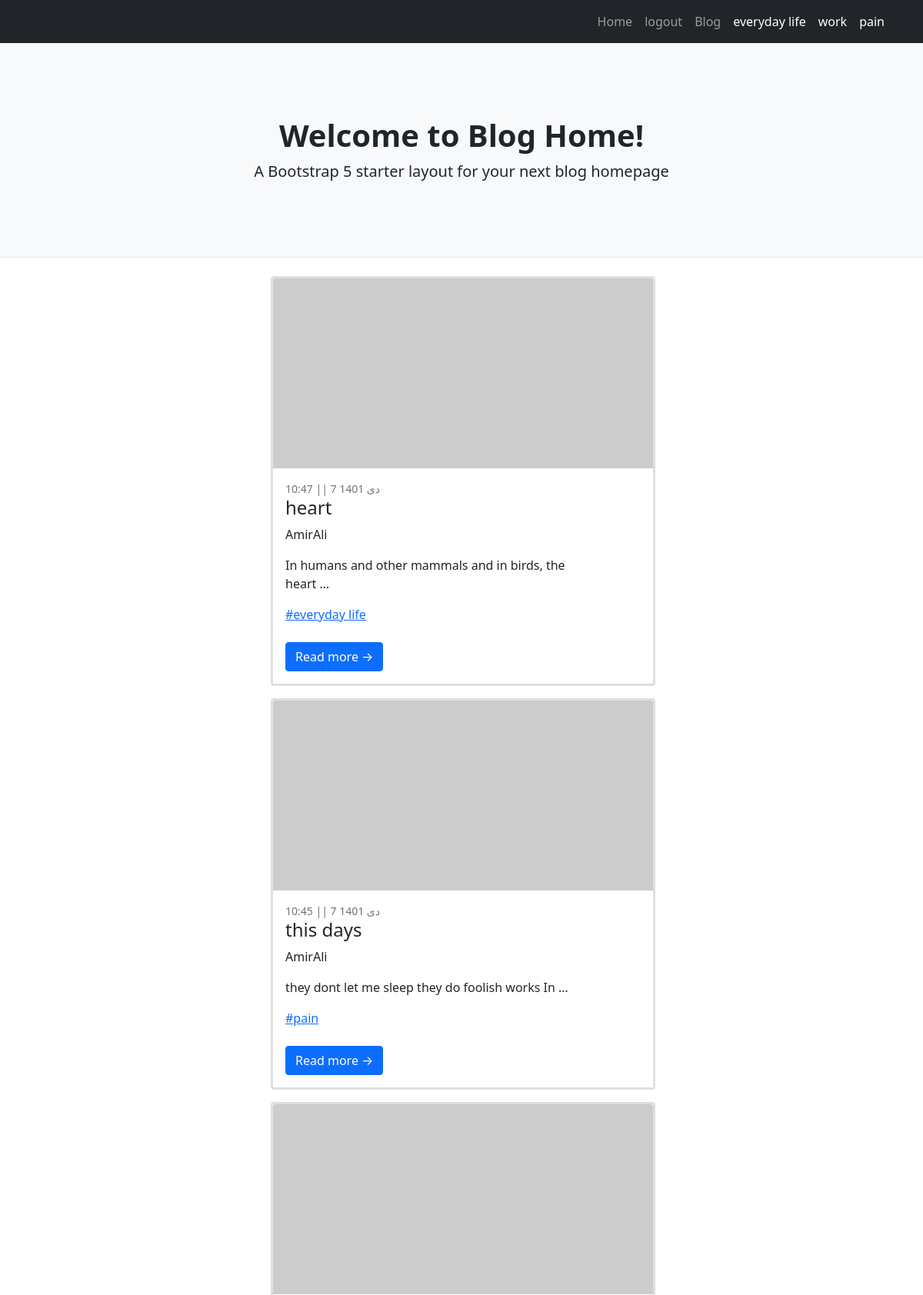
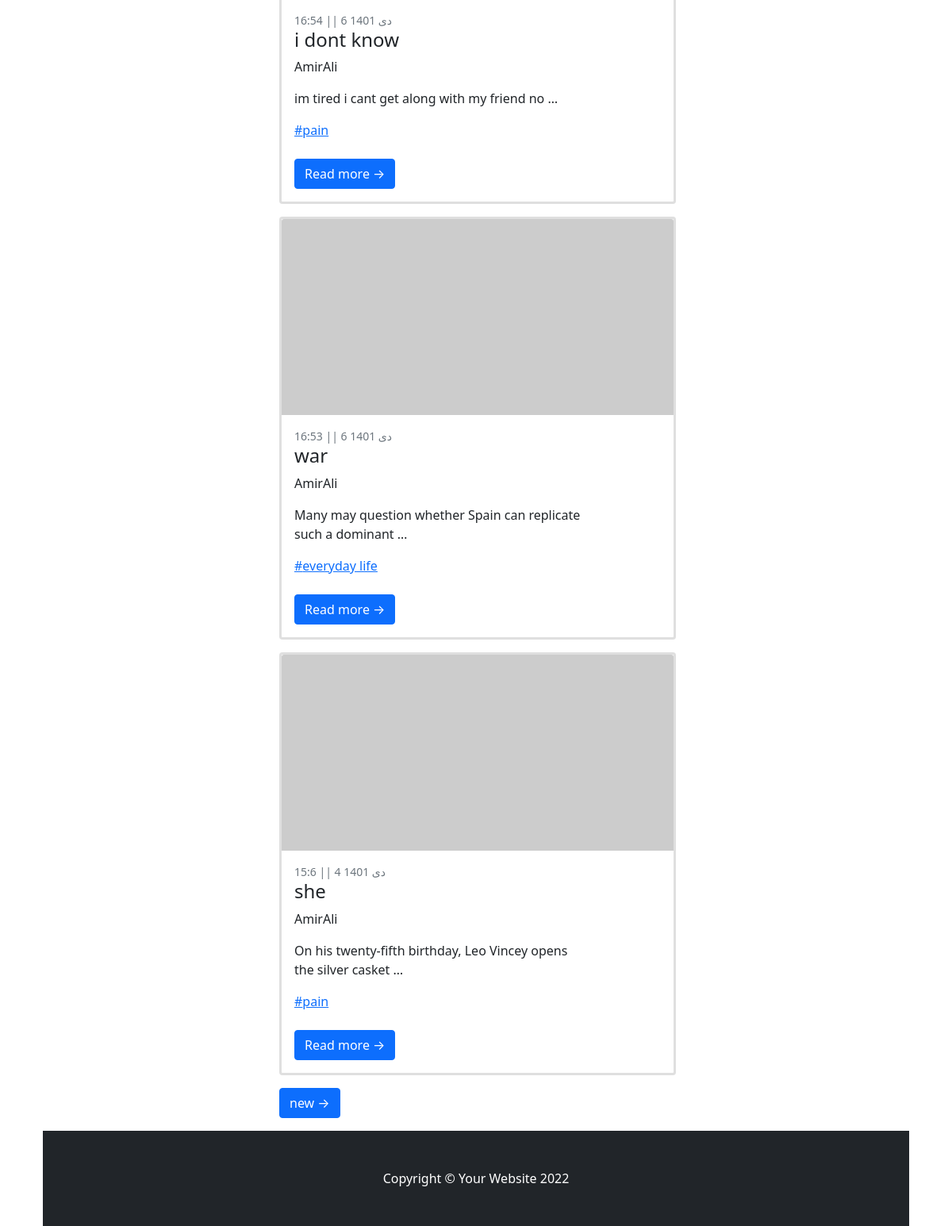
/, run on an earlier commit of the app's database (2 pictures, top to bottom).
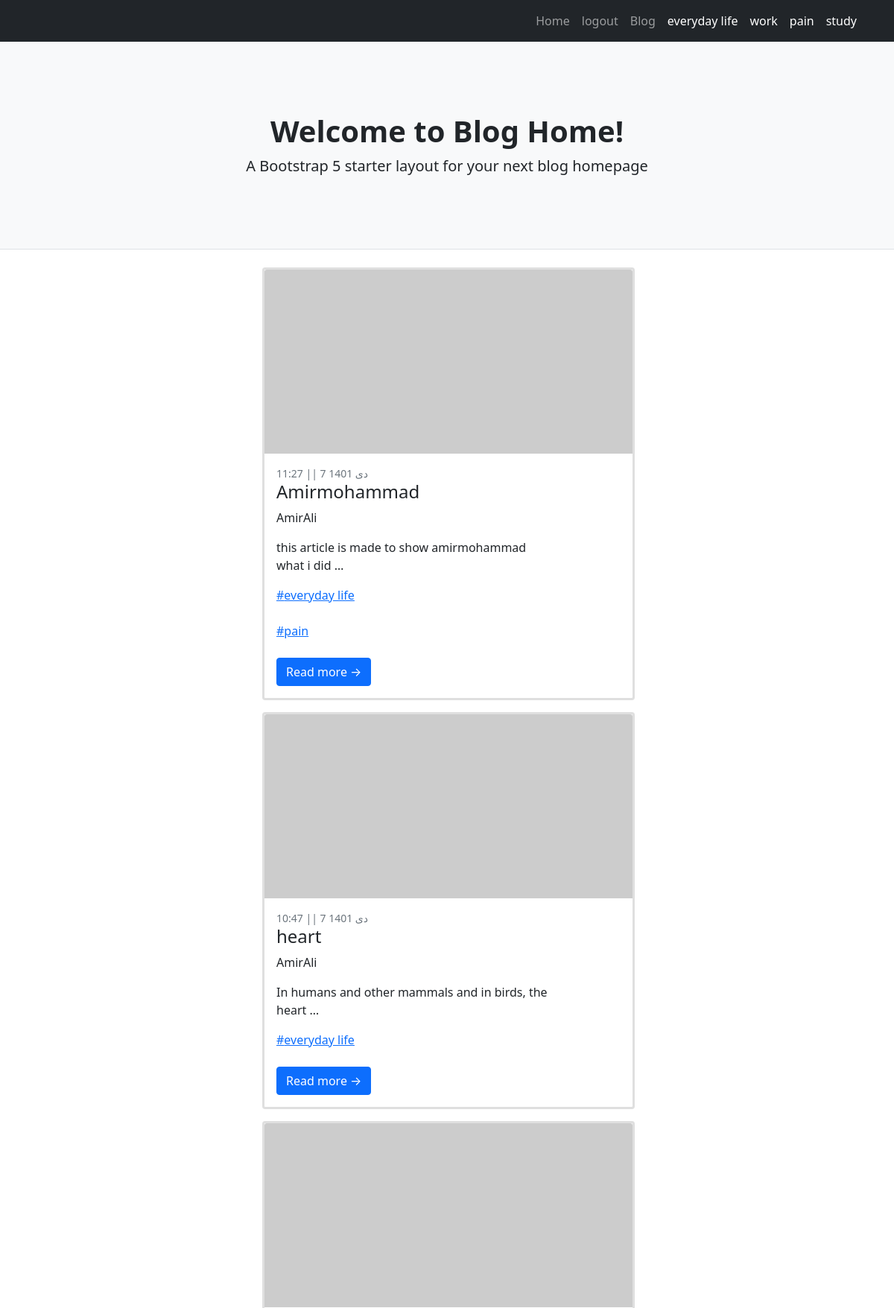
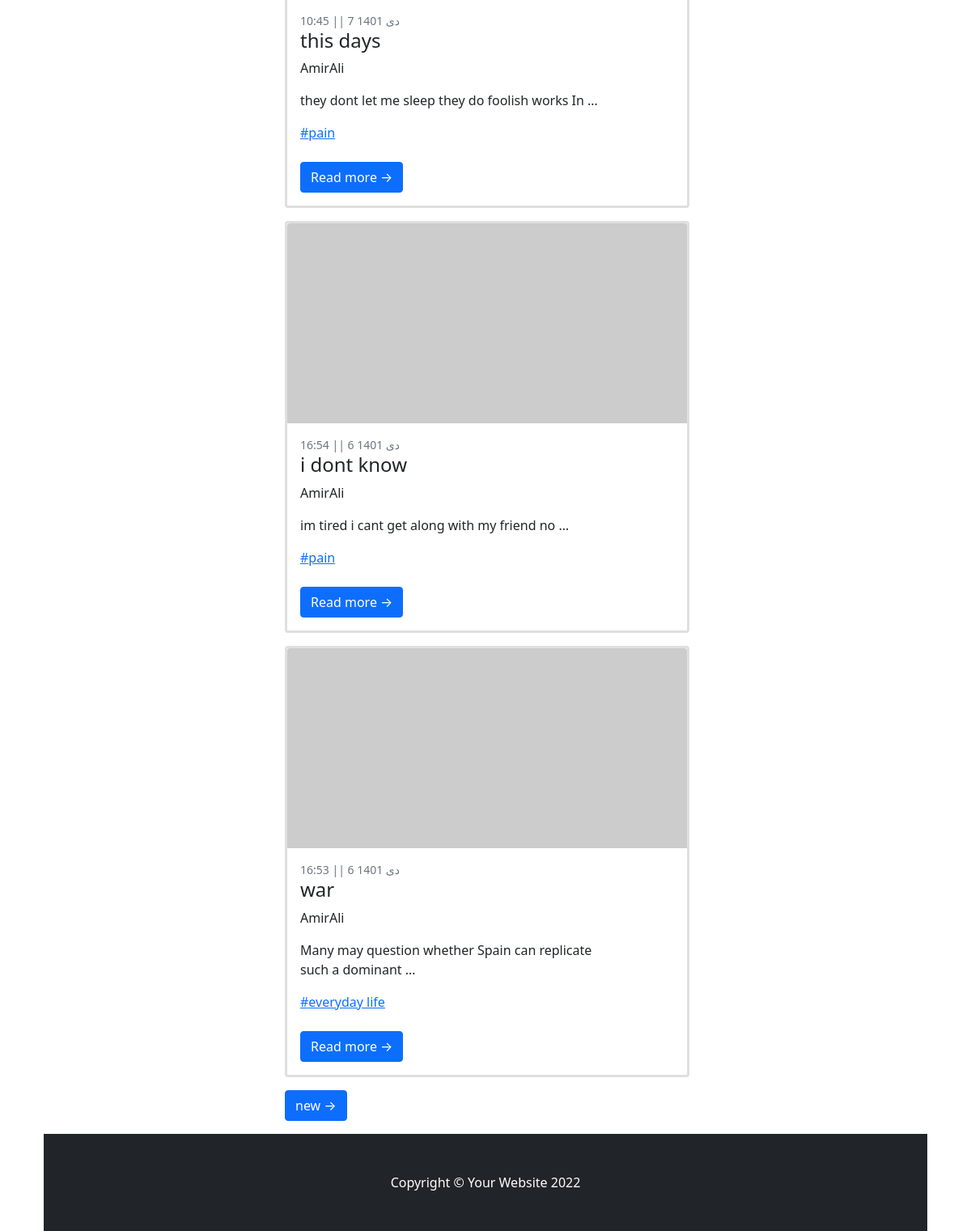
And on a later commit of the database (2 pictures, top to bottom).
### blog/models.py (models this page shows, shortened)
class Category(models.Model):
    parent = models.ForeignKey("self",default=None,null=True,blank=True,on_delete=models.SET_NULL,related_name='children')
    title = models.CharField(max_length=200)
    slug = models.SlugField(max_length=100,unique=True)
    status = models.BooleanField(default=True,verbose_name="show")
    position = models.IntegerField(verbose_name="order")
    class Meta:
        ordering = ['parent__id','position']
    objects = categorytManager()

class Article(models.Model):
    STATUS_CHOICES=(
        ('d','draft'),
        ("p",'publish')
    )
    creator = models.ForeignKey(User,on_delete=models.SET_NULL,null=True)
    title = models.CharField(max_length=200)
    slug = models.SlugField(max_length=100,unique=True)
    category = models.ManyToManyField(Category,related_name="post_of_category")
    descriptions = models.TextField()
    publish= models.DateTimeField(default=timezone.now)
    created = models.DateTimeField(auto_now_add=True)
    updated = models.DateTimeField(auto_now=True)
    status = models.CharField(max_length=1,choices=STATUS_CHOICES)
    class Meta:
        ordering = ["-publish"]
    def jalali_get_publish(self):
         return jalali_converter(self.publish)
    jalali_get_publish.short_description = "date published"
    objects = PostManager()

### blog/views.py (the view)
# urls.py: path('',home.as_view(),name="home"),
class home(ListView):
    queryset = Article.objects.published()
    paginate_by = 5

### blog/models.py (called while the page is built)
    def active(self):
        return self.filter(status=True)

### blog/templatetags/base_tag.py (called while the page is built)
@register.inclusion_tag("blog/partial/navbar_tag.html")
def category_navbar():
    return {"category":Category.objects.filter(status = True)}

### extensions/jalali.py (called while the page is built)
    def persian_tuple(self):
        return self.persian_year, self.persian_month, self.persian_day

### extensions/utils.py (called while the page is built)
def jalali_converter(date):
    date_to_str = "{},{},{}".format(date.year,date.month,date.day)
    date_to_tuple = jalali.Gregorian(date_to_str).persian_tuple()
    date_to_list = list(date_to_tuple)
    for index , month in enumerate(ir_month):
        if date_to_list[1] == index+1:
            date_to_list[1]= month
            break
    output = f" ||  {date_to_list[2]} {date_to_list[1]} {date_to_list[0]}"
    output2 = f"    {date.hour}:{date.minute} "
    retu = [output,output2]
    return retu[1] + retu[0]

### blog/templates/blog/article_list.html (shortened to what this page needs)
{%extends 'blog/base_list.html'%}
{%block url_next%}
    {% url "blog:home"  page_obj.next_page_number%}      {% comment %} این یو ار ال برای هوم  است {% endcomment %}
{%endblock%}

### blog/templates/blog/base_list.html (shortened to what this page needs)
{%extends "blog/base.html"%}
{%block main%}
        <div class="container">
            <div class="row">
                <div class="col-lg-8">
                  {%for post in object_list%}
                  <div class="card mb-3">
                      <a href="#!"><img class="card-img-top" src="https://dummyimage.com/700x350/dee2e6/6c757d.jpg" alt="..." /></a>
                      <div class="card-body">
                          <div class="small text-muted">{{post.jalali_get_publish}}</div>
                          <h2 class="card-title h4">{{post.title}}</h2>
                          <p class="card-text">{{post.creator.first_name}}</p>
                          <p class="card-text">{{post.descriptions | truncatewords:10}}</p>
                            {%for cat in post.category.active%}
                            <a href='{%url "blog:category" cat.slug%}'><p class="card-text">#{{cat.title}}</p></a> <br>
                            {%endfor%}
                          <a class="btn btn-primary" href="{%url 'blog:Details' post.slug%}">Read more →</a>
                      </div>
                  </div>
                  {%endfor%}
                {% if page_obj.has_next %}
                    <a class="btn btn-primary mb-3" href="{%block url_next%}{%endblock%}"> new &rarr;</a>
                {% endif %}
            </div>
        </div>
{%endblock%}

### blog/templates/blog/partial/navbar_tag.html (shortened to what this page needs)
<div class="collapse navbar-collapse" id="navbarSupportedContent">
    <ul class="navbar-nav ms-auto mb-2 mb-lg-0">
        <li class="nav-item"><a class="nav-link" href="{%url 'blog:home'%}">Home</a></li>
        <li class="nav-item"><a class="nav-link" href="{%url 'account:logout_user' %}">logout</a></li>
        <li class="nav-item"><a class="nav-link" aria-current="page" href="{%url "blog:home"%}">Blog</a></li>
        {%for cat in category%}
            {%if cat.parent == None%}
                <li class="nav-item">
                    <a class="nav-link active" aria-current="page" href="{%url "blog:category" cat.slug %}">{{cat.title}}</a>
                </li>
            {%endif%}
        {%endfor%}
    </ul>
</div>

What changed in the data, as far as the page shows it:
no longer on this page (row unchanged): Article: jalali_get_publish "15:6 || 4 دی 1401", title "she", creator.first_name "AmirAli", descriptions "On his twenty-fifth birthday, Leo Vincey opens the silver casket …", Category (title "pain")
added Category: title "study"
added Article: jalali_get_publish "11:27 || 7 دی 1401", title "Amirmohammad", creator.first_name "AmirAli", descriptions "this article is made to show amirmohammad what i did …", Category (title "everyday life"), Category (title "pain")
